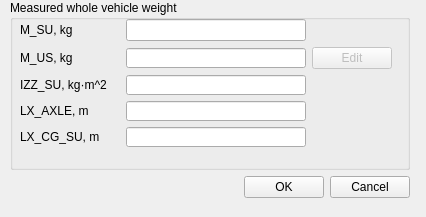
<?xml version="1.0" encoding="UTF-8"?>
<ui version="4.0">
 <class>SettingsDialog</class>
 <widget class="QDialog" name="SettingsDialog">
  <property name="geometry">
   <rect>
    <x>0</x>
    <y>0</y>
    <width>426</width>
    <height>217</height>
   </rect>
  </property>
  <property name="windowTitle">
   <string>Mass Setting</string>
  </property>
  <widget class="QWidget" name="verticalLayoutWidget">
   <property name="geometry">
    <rect>
     <x>0</x>
     <y>0</y>
     <width>421</width>
     <height>211</height>
    </rect>
   </property>
   <layout class="QVBoxLayout" name="verticalLayout">
    <property name="spacing">
     <number>6</number>
    </property>
    <property name="sizeConstraint">
     <enum>QLayout::SetFixedSize</enum>
    </property>
    <property name="leftMargin">
     <number>10</number>
    </property>
    <item>
     <layout class="QHBoxLayout" name="horizontalLayout_2">
      <property name="sizeConstraint">
       <enum>QLayout::SetDefaultConstraint</enum>
      </property>
      <item>
       <layout class="QVBoxLayout" name="verticalLayout_3">
        <property name="spacing">
         <number>6</number>
        </property>
        <property name="sizeConstraint">
         <enum>QLayout::SetFixedSize</enum>
        </property>
        <property name="topMargin">
         <number>0</number>
        </property>
        <property name="bottomMargin">
         <number>0</number>
        </property>
        <item>
         <widget class="QGroupBox" name="groupBox_2">
          <property name="sizePolicy">
           <sizepolicy hsizetype="Preferred" vsizetype="Preferred">
            <horstretch>0</horstretch>
            <verstretch>0</verstretch>
           </sizepolicy>
          </property>
          <property name="minimumSize">
           <size>
            <width>400</width>
            <height>170</height>
           </size>
          </property>
          <property name="maximumSize">
           <size>
            <width>16777215</width>
            <height>16777215</height>
           </size>
          </property>
          <property name="title">
           <string>Measured whole vehicle weight</string>
          </property>
          <widget class="QWidget" name="gridLayoutWidget">
           <property name="geometry">
            <rect>
             <x>10</x>
             <y>19</y>
             <width>391</width>
             <height>141</height>
            </rect>
           </property>
           <layout class="QGridLayout" name="gridLayout_2">
            <property name="sizeConstraint">
             <enum>QLayout::SetFixedSize</enum>
            </property>
            <item row="0" column="0">
             <widget class="QLabel" name="label_12">
              <property name="sizePolicy">
               <sizepolicy hsizetype="Maximum" vsizetype="Fixed">
                <horstretch>0</horstretch>
                <verstretch>0</verstretch>
               </sizepolicy>
              </property>
              <property name="minimumSize">
               <size>
                <width>100</width>
                <height>0</height>
               </size>
              </property>
              <property name="maximumSize">
               <size>
                <width>100</width>
                <height>16777215</height>
               </size>
              </property>
              <property name="text">
               <string>M_SU, kg</string>
              </property>
             </widget>
            </item>
            <item row="1" column="0">
             <widget class="QLabel" name="label_15">
              <property name="minimumSize">
               <size>
                <width>100</width>
                <height>0</height>
               </size>
              </property>
              <property name="maximumSize">
               <size>
                <width>100</width>
                <height>16777215</height>
               </size>
              </property>
              <property name="text">
               <string>M_US, kg</string>
              </property>
             </widget>
            </item>
            <item row="0" column="1">
             <widget class="QLineEdit" name="EditM_SU">
              <property name="sizePolicy">
               <sizepolicy hsizetype="Fixed" vsizetype="Preferred">
                <horstretch>0</horstretch>
                <verstretch>0</verstretch>
               </sizepolicy>
              </property>
              <property name="minimumSize">
               <size>
                <width>180</width>
                <height>20</height>
               </size>
              </property>
              <property name="maximumSize">
               <size>
                <width>180</width>
                <height>16777215</height>
               </size>
              </property>
             </widget>
            </item>
            <item row="1" column="2">
             <widget class="QPushButton" name="buttonEditAerodynamics">
              <property name="enabled">
               <bool>false</bool>
              </property>
              <property name="sizePolicy">
               <sizepolicy hsizetype="Fixed" vsizetype="Fixed">
                <horstretch>0</horstretch>
                <verstretch>0</verstretch>
               </sizepolicy>
              </property>
              <property name="minimumSize">
               <size>
                <width>75</width>
                <height>20</height>
               </size>
              </property>
              <property name="text">
               <string>Edit</string>
              </property>
             </widget>
            </item>
            <item row="1" column="1">
             <widget class="QLineEdit" name="EditM_US">
              <property name="sizePolicy">
               <sizepolicy hsizetype="Fixed" vsizetype="Preferred">
                <horstretch>0</horstretch>
                <verstretch>0</verstretch>
               </sizepolicy>
              </property>
              <property name="minimumSize">
               <size>
                <width>180</width>
                <height>20</height>
               </size>
              </property>
              <property name="maximumSize">
               <size>
                <width>180</width>
                <height>20</height>
               </size>
              </property>
             </widget>
            </item>
            <item row="2" column="0">
             <widget class="QLabel" name="label_16">
              <property name="minimumSize">
               <size>
                <width>100</width>
                <height>0</height>
               </size>
              </property>
              <property name="maximumSize">
               <size>
                <width>100</width>
                <height>16777215</height>
               </size>
              </property>
              <property name="text">
               <string>IZZ_SU, kg·m^2</string>
              </property>
             </widget>
            </item>
            <item row="3" column="0">
             <widget class="QLabel" name="label_17">
              <property name="minimumSize">
               <size>
                <width>100</width>
                <height>0</height>
               </size>
              </property>
              <property name="maximumSize">
               <size>
                <width>100</width>
                <height>16777215</height>
               </size>
              </property>
              <property name="text">
               <string>LX_AXLE, m</string>
              </property>
             </widget>
            </item>
            <item row="4" column="0">
             <widget class="QLabel" name="label_18">
              <property name="minimumSize">
               <size>
                <width>100</width>
                <height>0</height>
               </size>
              </property>
              <property name="maximumSize">
               <size>
                <width>100</width>
                <height>16777215</height>
               </size>
              </property>
              <property name="text">
               <string>LX_CG_SU, m</string>
              </property>
             </widget>
            </item>
            <item row="2" column="1">
             <widget class="QLineEdit" name="EditIZZ_SU">
              <property name="sizePolicy">
               <sizepolicy hsizetype="Fixed" vsizetype="Preferred">
                <horstretch>0</horstretch>
                <verstretch>0</verstretch>
               </sizepolicy>
              </property>
              <property name="minimumSize">
               <size>
                <width>180</width>
                <height>20</height>
               </size>
              </property>
              <property name="maximumSize">
               <size>
                <width>180</width>
                <height>20</height>
               </size>
              </property>
             </widget>
            </item>
            <item row="3" column="1">
             <widget class="QLineEdit" name="EditLX_AXLE">
              <property name="sizePolicy">
               <sizepolicy hsizetype="Fixed" vsizetype="Preferred">
                <horstretch>0</horstretch>
                <verstretch>0</verstretch>
               </sizepolicy>
              </property>
              <property name="minimumSize">
               <size>
                <width>180</width>
                <height>20</height>
               </size>
              </property>
              <property name="maximumSize">
               <size>
                <width>180</width>
                <height>20</height>
               </size>
              </property>
             </widget>
            </item>
            <item row="4" column="1">
             <widget class="QLineEdit" name="EditLX_CG_SU">
              <property name="sizePolicy">
               <sizepolicy hsizetype="Fixed" vsizetype="Preferred">
                <horstretch>0</horstretch>
                <verstretch>0</verstretch>
               </sizepolicy>
              </property>
              <property name="minimumSize">
               <size>
                <width>180</width>
                <height>20</height>
               </size>
              </property>
              <property name="maximumSize">
               <size>
                <width>180</width>
                <height>20</height>
               </size>
              </property>
             </widget>
            </item>
           </layout>
          </widget>
         </widget>
        </item>
       </layout>
      </item>
     </layout>
    </item>
    <item>
     <layout class="QGridLayout" name="gridLayout">
      <property name="sizeConstraint">
       <enum>QLayout::SetFixedSize</enum>
      </property>
      <item row="0" column="1">
       <widget class="QPushButton" name="buttonOK">
        <property name="text">
         <string>OK</string>
        </property>
       </widget>
      </item>
      <item row="0" column="0">
       <spacer name="horizontalSpacer">
        <property name="orientation">
         <enum>Qt::Horizontal</enum>
        </property>
        <property name="sizeHint" stdset="0">
         <size>
          <width>40</width>
          <height>20</height>
         </size>
        </property>
       </spacer>
      </item>
      <item row="0" column="2">
       <widget class="QPushButton" name="buttonCancel">
        <property name="text">
         <string>Cancel</string>
        </property>
       </widget>
      </item>
     </layout>
    </item>
   </layout>
  </widget>
 </widget>
 <resources/>
 <connections/>
</ui>
